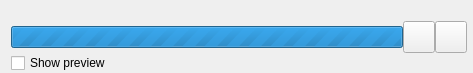
<?xml version="1.0" encoding="UTF-8"?>
<ui version="4.0">
 <class>SimplePluginProgressWidgetData</class>
 <widget class="QWidget" name="SimplePluginProgressWidgetData">
  <property name="geometry">
   <rect>
    <x>0</x>
    <y>0</y>
    <width>473</width>
    <height>73</height>
   </rect>
  </property>
  <property name="maximumSize">
   <size>
    <width>600</width>
    <height>16777215</height>
   </size>
  </property>
  <property name="windowTitle">
   <string>Loading</string>
  </property>
  <property name="windowIcon">
   <iconset resource="../resources/TalipotGUIResource.qrc">
    <normaloff>:/talipot/gui/icons/talipot.ico</normaloff>:/talipot/gui/icons/talipot.ico</iconset>
  </property>
  <layout class="QVBoxLayout" name="verticalLayout">
   <property name="spacing">
    <number>0</number>
   </property>
   <property name="topMargin">
    <number>0</number>
   </property>
   <property name="rightMargin">
    <number>6</number>
   </property>
   <property name="bottomMargin">
    <number>0</number>
   </property>
   <item>
    <widget class="QLabel" name="comment">
     <property name="text">
      <string/>
     </property>
     <property name="alignment">
      <set>Qt::AlignCenter</set>
     </property>
    </widget>
   </item>
   <item>
    <layout class="QHBoxLayout" name="horizontalLayout">
     <item>
      <widget class="QProgressBar" name="progressBar">
       <property name="maximum">
        <number>0</number>
       </property>
       <property name="value">
        <number>0</number>
       </property>
       <property name="alignment">
        <set>Qt::AlignCenter</set>
       </property>
       <property name="textVisible">
        <bool>true</bool>
       </property>
      </widget>
     </item>
     <item>
      <widget class="QPushButton" name="stopButton">
       <property name="minimumSize">
        <size>
         <width>32</width>
         <height>32</height>
        </size>
       </property>
       <property name="maximumSize">
        <size>
         <width>32</width>
         <height>32</height>
        </size>
       </property>
       <property name="toolTip">
        <string>Stop process and keep changes</string>
       </property>
      </widget>
     </item>
     <item>
      <widget class="QPushButton" name="cancelButton">
       <property name="minimumSize">
        <size>
         <width>32</width>
         <height>32</height>
        </size>
       </property>
       <property name="maximumSize">
        <size>
         <width>32</width>
         <height>32</height>
        </size>
       </property>
       <property name="toolTip">
        <string>Cancel process and revert changes</string>
       </property>
       <property name="iconSize">
        <size>
         <width>22</width>
         <height>22</height>
        </size>
       </property>
      </widget>
     </item>
    </layout>
   </item>
   <item>
    <widget class="QCheckBox" name="previewBox">
     <property name="text">
      <string>Show preview</string>
     </property>
    </widget>
   </item>
  </layout>
 </widget>
 <resources>
  <include location="../resources/TalipotGUIResource.qrc"/>
 </resources>
 <connections/>
</ui>
